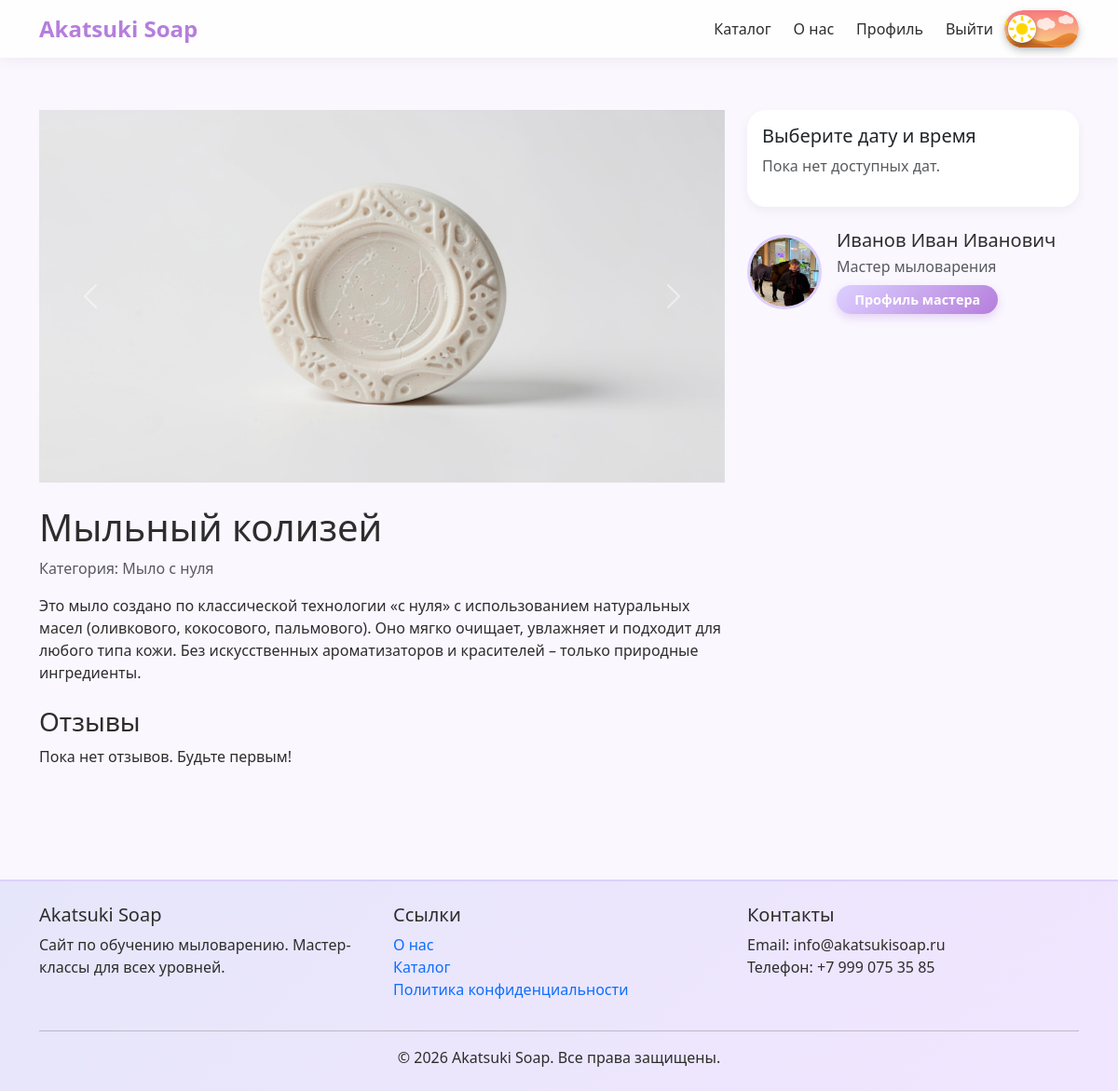
The page /masterclass/2/ (signed in) on the database its author committed.
### main/models.py (models this page shows, shortened)
class MasterClassImage(models.Model):
    masterclass = models.ForeignKey(MasterClass, on_delete=models.CASCADE, related_name='images')
    image = models.ImageField(upload_to='masterclass_images/')
    caption = models.CharField(max_length=200, blank=True)
    image_16_9 = ImageSpecField(
        source='image',
        processors=[ResizeToFill(1920, 1080)],
        format='JPEG',
        options={'quality': 85}
    )

class MasterClass(models.Model):
    FORMAT_CHOICES = [(1, "Онлайн"), (2, "Очная встреча")]
    METHOD_PAYMENT_CHOICES = [(1, "Банковская карта"), (2, "Онлайн перевод")]
    STATUS_CHOICES = [
        (1, "Черновик"), (2, "На модерации"), (3, "Опубликован"),
        (4, "Идёт проведение"), (5, "Завершён"), (6, "Отклонён"),
    ]
    name = models.CharField(max_length=255, verbose_name="Название")
    category = models.ForeignKey(Category, on_delete=models.CASCADE)
    description = models.TextField(verbose_name="Описание")
    duration_minutes = models.PositiveIntegerField(verbose_name="Длительность (мин)")
    format = models.IntegerField(choices=FORMAT_CHOICES, verbose_name="Формат")
    method_payment = models.IntegerField(choices=METHOD_PAYMENT_CHOICES, verbose_name="Способ оплаты")
    price = models.DecimalField(max_digits=7, decimal_places=2, verbose_name="Стоимость")
    comment = models.CharField(max_length=255, blank=True, verbose_name="Комментарий")
    status = models.IntegerField(choices=STATUS_CHOICES, default=1, verbose_name="Статус")
    master = models.ForeignKey(User, on_delete=models.CASCADE, related_name='masterclasses')
    address = models.CharField(max_length=255, blank=True, verbose_name="Адрес")
    show_on_home = models.BooleanField(default=False, verbose_name="Показывать на главной")
    created_at = models.DateTimeField(auto_now_add=True)
    updated_at = models.DateTimeField(auto_now=True)

class Category(models.Model):
    name = models.CharField(max_length=255, verbose_name="Название категории")

class ProfileUser(models.Model):
    user = models.OneToOneField(User, on_delete=models.CASCADE, related_name='profile')
    role = models.ForeignKey(Role, on_delete=models.PROTECT, verbose_name="Роль")
    fio = models.CharField(max_length=255, verbose_name="ФИО")
    phone = models.CharField(max_length=20, verbose_name="Телефон")
    avatar = models.ImageField(upload_to='avatars/', blank=True, null=True, verbose_name="Аватар")
    bio = models.TextField(blank=True, verbose_name="О себе")
    def is_master(self): return self.role.name == 'Мастер'

### main/views.py (the view, shortened to what this page needs)
# urls.py: path('masterclass/<int:pk>/', views.masterclass_detail, name='masterclass_detail'),
def masterclass_detail(request, pk):
    masterclass = get_object_or_404(MasterClass, pk=pk, status=3)
    images = masterclass.images.all()
    sessions = masterclass.sessions.filter(is_active=True, date_event__gte=timezone.now().date()).order_by('date_event', 'time_event')
    user_signup = None
    if request.user.is_authenticated:
        user_signup = SignUpClass.objects.filter(client=request.user, session__masterclass=masterclass).first()
    recent_reviews = Review.objects.filter(master=masterclass.master).select_related('client')[:5]
    can_review = False
    review_form = None
    if request.user.is_authenticated:
        has_attended = SignUpClass.objects.filter(
            client=request.user,
            session__masterclass=masterclass,
            status=5  # статус "Посещено"
        ).exists()
        already_reviewed = Review.objects.filter(
            client=request.user,
            master=masterclass.master
        ).exists()
        can_review = has_attended and not already_reviewed
        if can_review:
            from .forms import ReviewForm  # импорт в начале файла уже есть, но для порядка
            review_form = ReviewForm()
    context = {
        'masterclass': masterclass,
        'images': images,
        'sessions': sessions,
        'user_signup': user_signup,
        'recent_reviews': recent_reviews,
        'master': masterclass.master,
        'can_review': can_review,
        'review_form': review_form,
    }
    return render(request, 'main/masterclass_detail.html', context)

### templates/main/masterclass_detail.html (shortened to what this page needs)
{% extends 'base.html' %}
{% load static %}
{% block content %}
<div class="masterclass-detail">
    <div class="row">
        <div class="col-md-8">
            {% if images %}
                <div id="masterclassCarousel" class="carousel slide mb-4" data-bs-ride="carousel">
                    <div class="carousel-inner">
                        {% for img in images %}
                            <div class="carousel-item {% if forloop.first %}active{% endif %}">
                                <img src="{{ img.image.url }}" class="d-block w-100" alt="{{ img.caption }}" style="max-height: 400px; object-fit: cover;">
                            </div>
                        {% endfor %}
                    </div>
                    <button class="carousel-control-prev" type="button" data-bs-target="#masterclassCarousel" data-bs-slide="prev">
                        <span class="carousel-control-prev-icon" aria-hidden="true"></span>
                    </button>
                    <button class="carousel-control-next" type="button" data-bs-target="#masterclassCarousel" data-bs-slide="next">
                        <span class="carousel-control-next-icon" aria-hidden="true"></span>
                    </button>
                </div>
            {% endif %}
            <h1>{{ masterclass.name }}</h1>
            <p class="text-muted">
                Категория: {{ masterclass.category.name }}
            </p>
            <div class="mb-4">
                {{ masterclass.description|safe }}
            </div>
            <h3>Отзывы</h3>
            {% for review in reviews %}
                <div class="card mb-2">
                    <div class="card-body">
                        <h6 class="card-subtitle mb-2 text-muted">{{ review.client.profile.fio }} (оценка: {{ review.rating }}/5)</h6>
                        <p class="card-text">{{ review.text }}</p>
                        <small class="text-muted">{{ review.created_at|date:"d.m.Y H:i" }}</small>
                    </div>
                </div>
            {% empty %}
                <p>Пока нет отзывов. Будьте первым!</p>
            {% endfor %}
        </div>
        <div class="col-md-4">
            <div class="card sticky-top" style="top: 20px;">
                <div class="card-body">
                    <h5 class="card-title">Выберите дату и время</h5>
                    {% if sessions %}
                        <form method="post" class="mt-3">
                            {% csrf_token %}
                            <div class="mb-3">
                                <select name="session" class="form-select" required>
                                    <option value="">-- Выберите --</option>
                                    {% for s in sessions %}
                                        <option value="{{ s.id }}" {% if not s.available_seats %}disabled{% endif %}>
                                            {{ s.date_event }} {{ s.time_event }} – свободно {{ s.available_seats }} из {{ s.count }} мест
                                        </option>
                                    {% endfor %}
                                </select>
                            </div>
                            {% if user.is_authenticated %}
                                {% if user_signup %}
                                    <div class="alert alert-info">Вы уже записаны на этот мастер-класс.</div>
                                {% else %}
                                    <input type="hidden" name="signup" value="1">
                                    <button type="submit" class="btn btn-lavender w-100">Записаться</button>
                                {% endif %}
                            {% else %}
                                <div class="alert alert-warning">
                                    <a href="{% url 'login' %}?next={{ request.path }}" class="alert-link">Войдите</a>, чтобы записаться.
                                </div>
                            {% endif %}
                        </form>
                    {% else %}
                        <p class="text-muted">Пока нет доступных дат.</p>
                    {% endif %}
                </div>
            </div>
            <div class="master-info-card mt-4">
                <div class="d-flex align-items-center gap-3">
                    <img src="{% if masterclass.master.profile.avatar %}{{ masterclass.master.profile.avatar.url }}{% else %}{% static 'images/default-avatar.png' %}{% endif %}"
                         alt="{{ masterclass.master.profile.fio }}"
                         class="master-info-avatar">
                    <div>
                        <h5 class="mb-1">{{ masterclass.master.profile.fio }}</h5>
                        <p class="text-muted mb-2">Мастер мыловарения</p>
                        <a href="{% url 'master_profile' masterclass.master.id %}" class="btn-lavender btn-sm">Профиль мастера</a>
                    </div>
                </div>
            </div>
        </div>
    </div>
</div>
{% endblock %}

### static/css/style.css (style rules this page uses)
:root { --lavender-light: #e6e6fa; --lavender-medium: #dcd0ff; --lavender-dark: #b57edc; --accent-gold: #d4af37; --text-dark: #2d2d2d; --text-muted: #6c757d; --bg-light: #faf7ff; --shadow-sm: 0 4px 12px rgba(0, 0, 0, 0.05); --shadow-md: 0 8px 24px rgba(0, 0, 0, 0.1); --border-radius: 20px; --transition: all 0.5s ease; }
body { font-family: 'Segoe UI', Roboto, system-ui, -apple-system, sans-serif; background-color: var(--bg-light); color: var(--text-dark); min-height: 100vh; display: flex; flex-direction: column; margin: 0; }
html, body { overflow-x: hidden; width: 100%; position: relative; }
.card { border: none; border-radius: var(--border-radius); box-shadow: var(--shadow-sm); transition: transform 0.5s ease, box-shadow 0.5s ease; background: rgba(255, 255, 255, 0.9); backdrop-filter: blur(5px); overflow: hidden; }
.btn-lavender { background: linear-gradient(135deg, var(--lavender-medium), var(--lavender-dark)); border: none; border-radius: 30px; padding: 0.5rem 1.8rem; font-weight: 600; transition: var(--transition); box-shadow: 0 4px 10px rgba(181, 126, 220, 0.3); color: white; text-decoration: none; display: inline-block; text-align: center; cursor: pointer; }
.btn-lavender.btn-sm { padding: 0.3rem 1.2rem; font-size: 0.9rem; }
.master-info-card .master-info-avatar { width: 80px !important; height: 80px !important; }
.master-info-avatar { width: 80px !important; height: 80px !important; border-radius: 50% !important; object-fit: cover !important; border: 3px solid var(--lavender-medium) !important; flex-shrink: 0; }

### rows shown on the page
MasterClassImage: image (picture)
MasterClass: name "Мыльный колизей", category.name "Мыло с нуля", description "Это мыло создано по классической технологии «с нуля» с использованием натуральных масел (оливкового, кокосового, пальмового). Оно мягко очищает, увлажняет и подходит для любого типа кожи. Без искусственных ароматизаторов и красителей – только природные ингредиенты.", master.avatar (picture), master.profile.fio "Иванов Иван Иванович"
